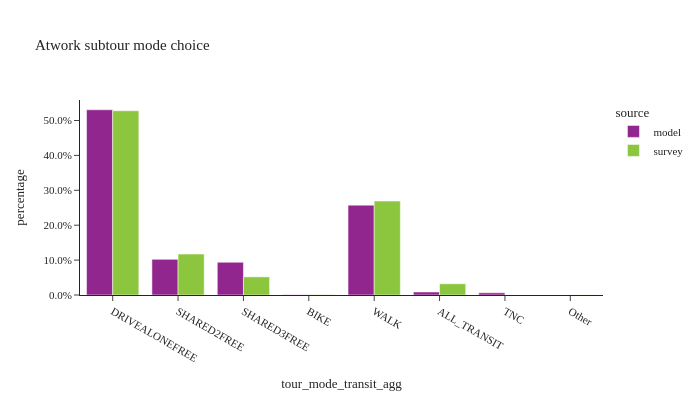
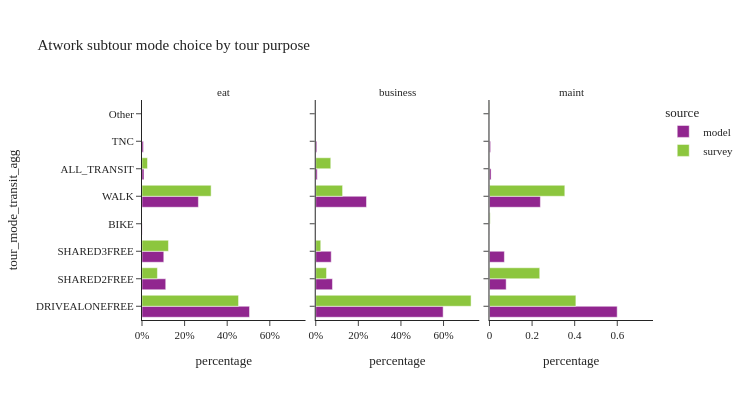

Write notebook code for charts like these, in order.
### Code cell
atwork_subtour = tour_data.loc[tour_data['tour_category']=="atwork"].copy()

util.plot_share_barchart(atwork_subtour, 'tour_weight', 'tour_mode_transit_agg', title="Atwork subtour mode choice")
util.plot_share_facetbar(atwork_subtour, 'tour_weight', share_col="tour_mode_transit_agg", title="Atwork subtour mode choice by tour purpose", 
                             facet_col='tour_type', facet_col_wrap=3, height=400)

### Figure 1 — Plotly figure (JSON) as saved in the notebook; plotly's stock layout.template omitted (floating-point values rounded to 4 significant figures)
{"data": [{"alignmentgroup": "True", "customdata": [[237932], [45857], [42046], [299], [115423], [3878], [2822]], "hovertemplate": "source=model<br>tour_mode_transit_agg=%{x}<br>percentage=%{y}<br>sample_size=%{customdata[0]}<extra></extra>", "legendgroup": "model", "marker": {"color": "#91268F", "pattern": {"shape": ""}}, "name": "model", "offsetgroup": "model", "orientation": "v", "showlegend": true, "textposition": "auto", "type": "bar", "x": ["DRIVEALONEFREE", "SHARED2FREE", "SHARED3FREE", "BIKE", "WALK", "ALL_TRANSIT", "TNC"], "xaxis": "x", "y": [0.5308, 0.1023, 0.0938, 0.000667, 0.2575, 0.008651, 0.006295], "yaxis": "y"}, {"alignmentgroup": "True", "customdata": [[121], [23], [19], [4], [156], [6], [11]], "hovertemplate": "source=survey<br>tour_mode_transit_agg=%{x}<br>percentage=%{y}<br>sample_size=%{customdata[0]}<extra></extra>", "legendgroup": "survey", "marker": {"color": "#8CC63E", "pattern": {"shape": ""}}, "name": "survey", "offsetgroup": "survey", "orientation": "v", "showlegend": true, "textposition": "auto", "type": "bar", "x": ["DRIVEALONEFREE", "SHARED2FREE", "SHARED3FREE", "BIKE", "WALK", "ALL_TRANSIT", "Other"], "xaxis": "x", "y": [0.528, 0.1172, 0.05197, 0.001061, 0.2691, 0.03224, 0.0003867], "yaxis": "y"}], "layout": {"barmode": "group", "height": 400, "legend": {"title": {"text": "source"}, "tracegroupgap": 0}, "title": {"text": "Atwork subtour mode choice"}, "width": 700, "xaxis": {"anchor": "y", "domain": [0.0, 1.0], "title": {"text": "tour_mode_transit_agg"}}, "yaxis": {"anchor": "x", "domain": [0.0, 1.0], "tickformat": ".1%", "title": {"text": "percentage"}}}}

### Figure 2 — Plotly figure (JSON) as saved in the notebook; plotly's stock layout.template omitted (floating-point values rounded to 4 significant figures)
{"data": [{"alignmentgroup": "True", "customdata": [[163583], [36118], [33158], [245], [85792], [2990], [2181]], "hovertemplate": "source=model<br>tour_type=eat<br>percentage=%{x}<br>tour_mode_transit_agg=%{y}<br>sample_size=%{customdata[0]}<extra></extra>", "legendgroup": "model", "marker": {"color": "#91268F", "pattern": {"shape": ""}}, "name": "model", "offsetgroup": "model", "orientation": "h", "showlegend": true, "textposition": "auto", "type": "bar", "x": [0.5048, 0.1115, 0.1023, 0.000756, 0.2647, 0.009226, 0.00673], "xaxis": "x", "y": ["DRIVEALONEFREE", "SHARED2FREE", "SHARED3FREE", "BIKE", "WALK", "ALL_TRANSIT", "TNC"], "yaxis": "y"}, {"alignmentgroup": "True", "customdata": [[43791], [5748], [5323], [29], [17448], [507], [373]], "hovertemplate": "source=model<br>tour_type=business<br>percentage=%{x}<br>tour_mode_transit_agg=%{y}<br>sample_size=%{customdata[0]}<extra></extra>", "legendgroup": "model", "marker": {"color": "#91268F", "pattern": {"shape": ""}}, "name": "model", "offsetgroup": "model", "orientation": "h", "showlegend": false, "textposition": "auto", "type": "bar", "x": [0.5981, 0.0785, 0.0727, 0.0003961, 0.2383, 0.006924, 0.005094], "xaxis": "x2", "y": ["DRIVEALONEFREE", "SHARED2FREE", "SHARED3FREE", "BIKE", "WALK", "ALL_TRANSIT", "TNC"], "yaxis": "y2"}, {"alignmentgroup": "True", "customdata": [[30558], [3991], [3565], [25], [12183], [381], [268]], "hovertemplate": "source=model<br>tour_type=maint<br>percentage=%{x}<br>tour_mode_transit_agg=%{y}<br>sample_size=%{customdata[0]}<extra></extra>", "legendgroup": "model", "marker": {"color": "#91268F", "pattern": {"shape": ""}}, "name": "model", "offsetgroup": "model", "orientation": "h", "showlegend": false, "textposition": "auto", "type": "bar", "x": [0.5995, 0.0783, 0.06994, 0.0004905, 0.239, 0.007475, 0.005258], "xaxis": "x3", "y": ["DRIVEALONEFREE", "SHARED2FREE", "SHARED3FREE", "BIKE", "WALK", "ALL_TRANSIT", "TNC"], "yaxis": "y3"}, {"alignmentgroup": "True", "customdata": [[31], [8], [10], [78], [2]], "hovertemplate": "source=survey<br>tour_type=eat<br>percentage=%{x}<br>tour_mode_transit_agg=%{y}<br>sample_size=%{customdata[0]}<extra></extra>", "legendgroup": "survey", "marker": {"color": "#8CC63E", "pattern": {"shape": ""}}, "name": "survey", "offsetgroup": "survey", "orientation": "h", "showlegend": true, "textposition": "auto", "type": "bar", "x": [0.4532, 0.07231, 0.1242, 0.3245, 0.02579], "xaxis": "x", "y": ["DRIVEALONEFREE", "SHARED2FREE", "SHARED3FREE", "WALK", "ALL_TRANSIT"], "yaxis": "y"}, {"alignmentgroup": "True", "customdata": [[56], [11], [9], [16], [3], [1]], "hovertemplate": "source=survey<br>tour_type=business<br>percentage=%{x}<br>tour_mode_transit_agg=%{y}<br>sample_size=%{customdata[0]}<extra></extra>", "legendgroup": "survey", "marker": {"color": "#8CC63E", "pattern": {"shape": ""}}, "name": "survey", "offsetgroup": "survey", "orientation": "h", "showlegend": false, "textposition": "auto", "type": "bar", "x": [0.7293, 0.0506, 0.02352, 0.126, 0.07056, 0.0], "xaxis": "x2", "y": ["DRIVEALONEFREE", "SHARED2FREE", "SHARED3FREE", "WALK", "ALL_TRANSIT", "Other"], "yaxis": "y2"}, {"alignmentgroup": "True", "customdata": [[34], [4], [4], [62], [1], [10]], "hovertemplate": "source=survey<br>tour_type=maint<br>percentage=%{x}<br>tour_mode_transit_agg=%{y}<br>sample_size=%{customdata[0]}<extra></extra>", "legendgroup": "survey", "marker": {"color": "#8CC63E", "pattern": {"shape": ""}}, "name": "survey", "offsetgroup": "survey", "orientation": "h", "showlegend": false, "textposition": "auto", "type": "bar", "x": [0.4057, 0.2359, 0.003341, 0.3537, 0.0001803, 0.001218], "xaxis": "x3", "y": ["DRIVEALONEFREE", "SHARED2FREE", "BIKE", "WALK", "ALL_TRANSIT", "Other"], "yaxis": "y3"}], "layout": {"annotations": [{"font": {}, "showarrow": false, "text": "eat", "x": 0.16, "xanchor": "center", "xref": "paper", "y": 1.0, "yanchor": "bottom", "yref": "paper"}, {"font": {}, "showarrow": false, "text": "business", "x": 0.5, "xanchor": "center", "xref": "paper", "y": 1.0, "yanchor": "bottom", "yref": "paper"}, {"font": {}, "showarrow": false, "text": "maint", "x": 0.84, "xanchor": "center", "xref": "paper", "y": 1.0, "yanchor": "bottom", "yref": "paper"}], "barmode": "group", "height": 400, "legend": {"title": {"text": "source"}, "tracegroupgap": 0}, "title": {"text": "Atwork subtour mode choice by tour purpose"}, "width": 750, "xaxis": {"anchor": "y", "domain": [0.0, 0.32], "tickformat": ".0%", "title": {"text": "percentage"}}, "xaxis2": {"anchor": "y2", "domain": [0.34, 0.66], "matches": "x", "tickformat": ".0%", "title": {"text": "percentage"}}, "xaxis3": {"anchor": "y3", "domain": [0.68, 1.0], "matches": "x", "title": {"text": "percentage"}}, "yaxis": {"anchor": "x", "domain": [0.0, 1.0], "title": {"text": "tour_mode_transit_agg"}}, "yaxis2": {"anchor": "x2", "domain": [0.0, 1.0], "matches": "y", "showticklabels": false}, "yaxis3": {"anchor": "x3", "domain": [0.0, 1.0], "matches": "y", "showticklabels": false}}}
